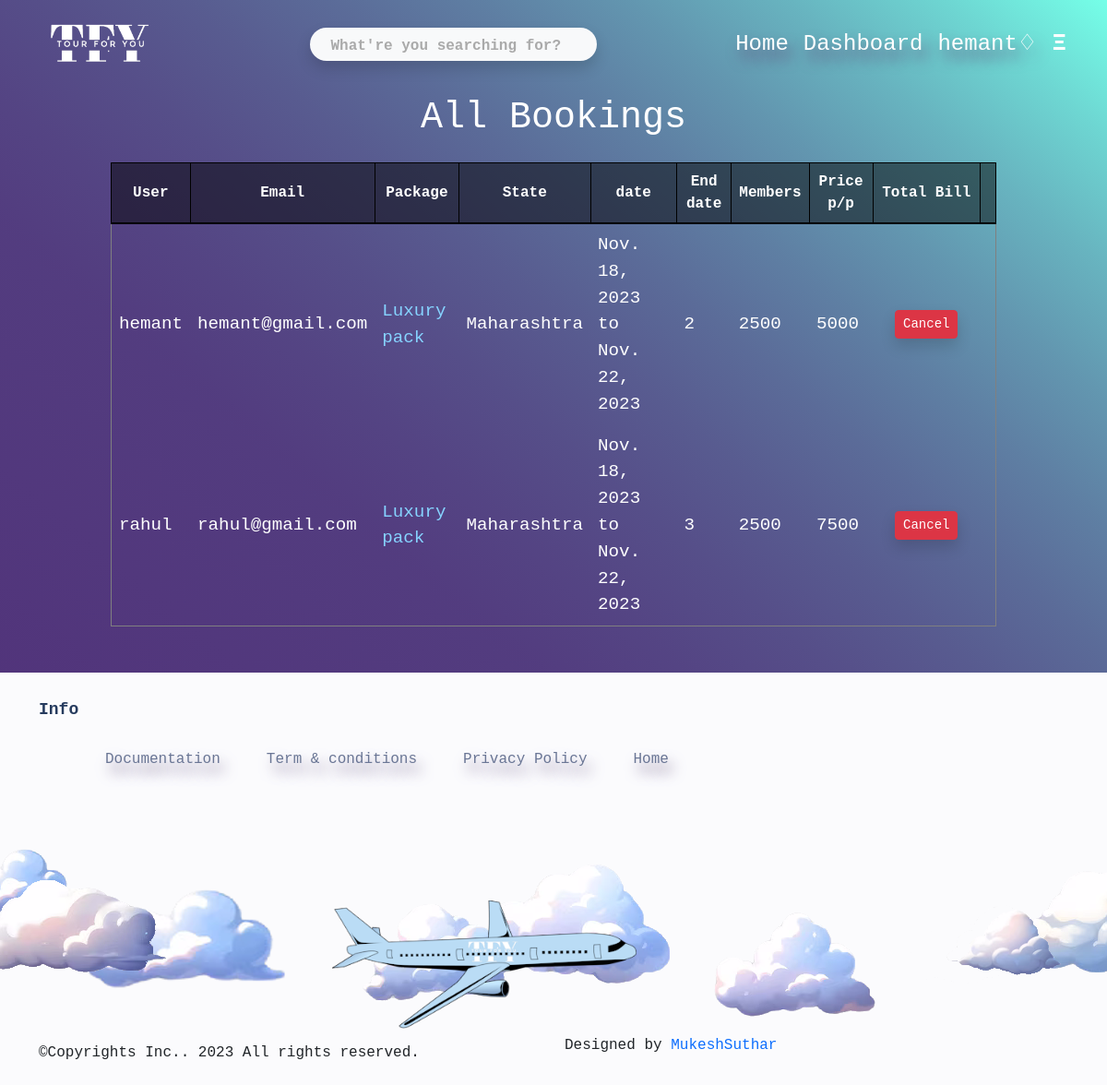
The page /All-bookings/ (signed in) on the database its author committed.
### mainapp/models.py (models this page shows, shortened)
class User(AbstractUser):
    email = models.EmailField(unique=True)
    is_mainadmin = models.BooleanField(default=False)
    is_tourist= models.BooleanField(default=False)

class Tourbooking(models.Model):
    b_user = models.ForeignKey(User, on_delete=models.CASCADE)
    b_pack = models.ForeignKey(Packages, on_delete=models.CASCADE)
    contact = models.CharField(max_length=10)
    b_email = models.EmailField()
    b_members = models.SmallIntegerField()
    b_price = models.IntegerField()

class Packages(models.Model):
    tourplace= models.ForeignKey(TourPlaces, on_delete=models.CASCADE)
    pack_name = models.CharField(max_length=200, null=False, blank=False)
    pack_facility = models.CharField(max_length=1000, null=False, blank=False)
    pack_member = models.IntegerField()
    start_date = models.DateField(null=True)
    end_date = models.DateField(null=True)
    quality = models.ForeignKey(Quality, on_delete=models.SET_NULL,null=True)
    pack_price = models.IntegerField()

class TourPlaces(models.Model):
    state = models.ForeignKey(States, on_delete=models.SET_NULL,null=True)
    description = models.CharField(max_length=1000, null=False, blank=False)
    placeImage = models.ImageField(null=False, blank=False, upload_to='places/')
    tour_active = models.BooleanField(default=False)

class States(models.Model):
    s_name = models.CharField(max_length=50)
    def __str__(self):
        return self.s_name

### mainapp/views.py (the view)
# urls.py: path('All-bookings/',login_required(mainadmin_required(views.Allbookings.as_view())),name='allbookings'),
class Allbookings(View):
    def get(self, request):
        bookings = Tourbooking.objects.all()
        return render(request,'adminbookings.html',{'bookings':bookings})

### templates/adminbookings.html (shortened to what this page needs)
{% extends 'base.html' %}
{% load static %}
{% block content %}
<div class="text-center text-white pb-3">
    <h1>All Bookings</h1>
</div>
<div class="text-center">
    {% if bookings %}
    <table border="1" class="text-white b-table">
        <tr>
            <th>User</th>
            <th>Email</th>
            <th>Package</th>
            <th>State</th>
            <th>date</th>
            <th>End date</th>
            <th>Members</th>
            <th>Price p/p</th>
            <th>Total Bill</th>
            <th></th>
        </tr>
        {% for b in bookings %}
        <tr class="">
            <td>{{ b.b_user.username }}</td>
            <td>{{ b.b_email }}</td>
            <td><a class="packlink" href="{% url 'packageview' b.b_pack.id %} ">{{ b.b_pack.pack_name }}</a></td>
            <td>{{ b.b_pack.tourplace.state }}</td>
            <td>{{ b.b_pack.start_date }} to {{ b.b_pack.end_date }}</td>
            <td>{{ b.b_members }}</td>
            <td>{{ b.b_pack.pack_price }}</td>
            <td>{{ b.b_price }}</td>
            <td><a href="{% url 'cancelbooking' b.id %}" class="btn delete btn-sm shadow btn-danger m-3"
                    onclick="return del(this);">Cancel</a></td>
        </tr>
        {% endfor %}
    </table>
</div>
{% else %}
<div class="text-center text-white">
    <h2 class="m-5">There are No Bookings yet</h2>
</div>
{% endif %}
{% endblock %}

### templates/base.html (shortened to what this page needs)
{% load static %}
<!DOCTYPE html>
<html lang="en">
<head>
    <link rel="stylesheet" href="{% static  'css/main.css' %}">
    <link rel="stylesheet" href="{% static  'css/flickity.css' %}">
    <link rel="stylesheet" href="{% static 'css/bootstrap.min.css' %}">
    <link rel="stylesheet" href="{% static  'css/footer.css' %}">
</head>
<body>
    {% include 'navbar.html' %}
    {% block content %} {% endblock %}
    {% include 'footer.html' %}
</body>
</html>

### templates/navbar.html (shortened to what this page needs)
{% load static %}
<nav class="navbar navbar-expand-lg px-4 h4">
  <div class="container-fluid">
    <a class="navbar-brand" href="{% url 'home' %}">
      <img src="{% static 'img/brand.png' %}" alt="" srcset="" height="50px">
    </a>
    <form action="{% url 'search' %}" method="get" class="d-lg-flex mx-lg-auto my-2 my-lg-0">
      <input type="search" name="q" placeholder="What're you searching for?"
        class="navsearch bg-light rounded-pill p-1 shadow">
    </form>
    <div class="navcon text-center">
      <ul class="navbar-nav flex-lg-row justify-content-lg-end align-items-center">
        <li class="nav-item"><a class="nav-link" href="{% url 'home' %}">Home</a></li>
        {% if user.is_mainadmin == True %}
          <li class="nav-item"><a class="nav-link" href="{% url 'mainadmin' %}">Dashboard</a></li>
        {% endif %}
        {% if user.is_authenticated == True %}
          <li class="nav-item dropdown">
            <a class="nav-link " href="#" id="navbarDropdown" role="button" data-toggle="dropdown"
              aria-haspopup="true" aria-expanded="false">{{user.first_name}}&#9826;</a>
          </li>
        {% endif %}
        <li class="nav-item">
          <span style="font-size:26px;cursor:pointer;" onclick="openNav()" class="sidebtn rounded px-2">&#926;</span>
        </li>
      </ul>
    </div>
  </div>
</nav>

### templates/footer.html (shortened to what this page needs)
<footer class="new_footer_area bg_color">
    <div class="new_footer_top">
        <div class="container">
                <div class="f_widget about-widget pl_70 wow fadeInLeft">
                    <h3 class="f-title f_600 t_color f_size_18">Info</h3>
                    <ul class="inline-list ">
                        <li><a href="{% url 'document' %}">Documentation</a></li>
                        <li><a href="{% url 't&c' %}">Term & conditions</a></li>
                        <li><a href="{% url 'privacy' %}">Privacy Policy</a></li>
                        <li><a href="{% url 'home' %}">Home</a></li>
                    </ul>
                </div>
        </div>
        <div class="footer_bg">
            <div class="footer_bg_one"></div>
        </div>
    </div>
    <div class="footer_bottom">
        <div class="container">
            <div class="row align-items-center">
                <div class="col-lg-6 col-sm-7">
                    <p class="mb-0 f_400"> ©Copyrights Inc.. 2023 All rights reserved.</p>
                </div>
                <div class="col-lg-6 col-sm-5 text-right">
                    <p>Designed by <a href="https://github.com/MukeshVosheta/" target="_blank">MukeshSuthar</a></p>
                </div>
            </div>
        </div>
    </div>
</footer>

### static/css/main.css (style rules this page uses)
* { font-family: monospace, 'Courier New', Courier; }
body { width: 100%; height: 100%; margin: 0px; padding: 0px; overflow-x: hidden; background-image: linear-gradient(40deg, #502d77, 80%, rgb(117, 255, 232)); background-repeat: no-repeat; background-size: cover; background-attachment: fixed; }
.navcon a { color: #fff; font-weight: 500; text-shadow: #624d7a 5px 10px 15px; }
.navbar-brand img { height: 70px; }
* { -webkit-box-sizing: border-box; box-sizing: border-box; }
input, button { border: none; background: none; outline: 0; }
.navsearch::placeholder { color: #aaa; padding-left: 18px; font-weight: 600; font-size: 16px; }
.navsearch { caret-color: rgb(90, 61, 172); color: rgb(50, 31, 71); }
.sidebtn { color: white; display: block; font-weight: 700; }
.b-table { margin: 0 auto; width: 80%; margin-bottom: 50px; }
.b-table th, td { border: 1px solid black; padding: 8px; text-align: center; }
.b-table th { background-color: #0303037e; border-bottom: 2px solid black; }
.b-table .packlink { text-decoration: none; color: #86d3ff }
.pro-card th, td { font-size: larger; text-align: left; }

### static/css/footer.css (style rules this page uses)
footer { padding-bottom: 15px; left: 0; bottom: 0; width: 100%; }
footer li { list-style-type: none; }
footer a:link { text-decoration: none; }
.new_footer_area { background: #fbfbfd; }
.new_footer_top { padding: 30px 0px 270px; position: relative; overflow-x: hidden; }
.f-title { margin-bottom: 30px; color: #263b5e; }
.f_600 { font-weight: 600; }
.f_size_18 { font-size: 18px; }
.new_footer_top .footer_bg { position: absolute; bottom: 0; background: url("../img/footer_bg.png") no-repeat scroll center 0; width: 100%; height: 266px; }
.new_footer_top .footer_bg .footer_bg_one { background: url("../img/Plane.png") no-repeat center center; width: 330px; height: 150px; background-size: 100%; position: absolute; bottom: 0; left: 30%; -webkit-animation: myfirst 22s linear infinite; animation: myfirst 22s linear infinite; }
.inline-list { display: flex; }
.inline-list li { margin-left: 30px; }
.new_footer_top a { color: #6a7695; text-decoration: none; padding: 10px; border-radius: 5px; text-shadow: #6d5c81 5px 10px 15px; }

### rows shown on the page
User: first_name "hemant"
Tourbooking: b_user.username "hemant", b_email "hemant@gmail.com", b_pack.pack_name "Luxury pack", b_pack.tourplace.state "Maharashtra", b_pack.start_date "Nov. 18, 2023", b_pack.end_date "Nov. 22, 2023", b_members "2", b_pack.pack_price "2500", b_price "5000"
Tourbooking: b_user.username "rahul", b_email "rahul@gmail.com", b_pack.pack_name "Luxury pack", b_pack.tourplace.state "Maharashtra", b_pack.start_date "Nov. 18, 2023", b_pack.end_date "Nov. 22, 2023", b_members "3", b_pack.pack_price "2500", b_price "7500"
